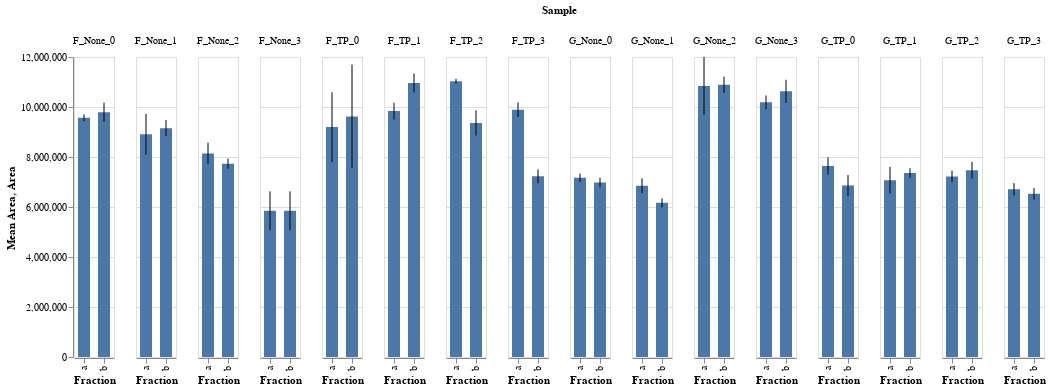

Notebook code for this chart:
### Code cell
# compare His in all samples to look for aberrations

data = pd.concat([fdf[fdf.Identity=="Histidine"], gdf[gdf.Identity=="Histidine"]])

bars = alt.Chart().mark_bar(size=12).encode(
    x="Fraction:O",
    y=alt.Y("mean(Area):Q", title="Mean Area")
)

error_bars = alt.Chart().mark_errorbar(extent="stdev").encode(
    x="Fraction:O",
    y="Area:Q",
)

alt.layer(bars, error_bars, data=data).facet(
    column="Sample:O"
)

### Figure 1 — Vega-Lite specification as saved in the notebook (floating-point values rounded to 4 significant figures)
{"config": {"view": {"continuousWidth": 400, "continuousHeight": 300}}, "data": {"name": "data-9bcd38e84a9227dcd95ccf1ac9ad7719"}, "facet": {"column": {"type": "ordinal", "field": "Sample"}}, "spec": {"layer": [{"mark": {"type": "bar", "size": 12}, "encoding": {"x": {"type": "ordinal", "field": "Fraction"}, "y": {"type": "quantitative", "aggregate": "mean", "field": "Area", "title": "Mean Area"}}}, {"mark": {"type": "errorbar", "extent": "stdev"}, "encoding": {"x": {"type": "ordinal", "field": "Fraction"}, "y": {"type": "quantitative", "field": "Area"}}}]}, "$schema": "https://vega.github.io/schema/vega-lite/v4.0.2.json", "datasets": {"data-9bcd38e84a9227dcd95ccf1ac9ad7719": [{"Sample": "F_None_0", "Fraction": "a", "Run": "run1", "Identity": "Histidine", "Area": 9551000.0, "Apex RT": 1.02, "Area Ratio": 1.0, "Concentration": 0.001, "Corrected Concentration": 0.001}, {"Sample": "F_None_0", "Fraction": "a", "Run": "run2", "Identity": "Histidine", "Area": 9445000.0, "Apex RT": 1.0, "Area Ratio": 1.0, "Concentration": 0.001, "Corrected Concentration": 0.001}, {"Sample": "F_None_0", "Fraction": "a", "Run": "run3", "Identity": "Histidine", "Area": 9715000.0, "Apex RT": 1.01, "Area Ratio": 1.0, "Concentration": 0.001, "Corrected Concentration": 0.001}, {"Sample": "F_None_0", "Fraction": "b", "Run": "run1", "Identity": "Histidine", "Area": 9889000.0, "Apex RT": 1.01, "Area Ratio": 1.0, "Concentration": 0.001, "Corrected Concentration": 0.001}, {"Sample": "F_None_0", "Fraction": "b", "Run": "run2", "Identity": "Histidine", "Area": 9375000.0, "Apex RT": 1.0, "Area Ratio": 1.0, "Concentration": 0.001, "Corrected Concentration": 0.001}, {"Sample": "F_None_0", "Fraction": "b", "Run": "run3", "Identity": "Histidine", "Area": 10120000.0, "Apex RT": 1.0, "Area Ratio": 1.0, "Concentration": 0.001, "Corrected Concentration": 0.001}, {"Sample": "F_None_1", "Fraction": "a", "Run": "run1", "Identity": "Histidine", "Area": 8067000.0, "Apex RT": 0.97, "Area Ratio": 1.0, "Concentration": 0.001, "Corrected Concentration": 0.001}, {"Sample": "F_None_1", "Fraction": "a", "Run": "run2", "Identity": "Histidine", "Area": 8953000.0, "Apex RT": 0.99, "Area Ratio": 1.0, "Concentration": 0.001, "Corrected Concentration": 0.001}, {"Sample": "F_None_1", "Fraction": "a", "Run": "run3", "Identity": "Histidine", "Area": 9700000.0, "Apex RT": 0.99, "Area Ratio": 1.0, "Concentration": 0.001, "Corrected Concentration": 0.001}, {"Sample": "F_None_1", "Fraction": "b", "Run": "run1", "Identity": "Histidine", "Area": 8924000.0, "Apex RT": 0.99, "Area Ratio": 1.0, "Concentration": 0.001, "Corrected Concentration": 0.001}, {"Sample": "F_None_1", "Fraction": "b", "Run": "run2", "Identity": "Histidine", "Area": 9016000.0, "Apex RT": 0.98, "Area Ratio": 1.0, "Concentration": 0.001, "Corrected Concentration": 0.001}, {"Sample": "F_None_1", "Fraction": "b", "Run": "run3", "Identity": "Histidine", "Area": 9524000.0, "Apex RT": 0.98, "Area Ratio": 1.0, "Concentration": 0.001, "Corrected Concentration": 0.001}, {"Sample": "F_None_2", "Fraction": "a", "Run": "run1", "Identity": "Histidine", "Area": 8627000.0, "Apex RT": 0.99, "Area Ratio": 1.0, "Concentration": 0.001, "Corrected Concentration": 0.001}, {"Sample": "F_None_2", "Fraction": "a", "Run": "run2", "Identity": "Histidine", "Area": 7786000.0, "Apex RT": 0.97, "Area Ratio": 1.0, "Concentration": 0.001, "Corrected Concentration": 0.001}, {"Sample": "F_None_2", "Fraction": "a", "Run": "run3", "Identity": "Histidine", "Area": 8008000.0, "Apex RT": 0.97, "Area Ratio": 1.0, "Concentration": 0.001, "Corrected Concentration": 0.001}, {"Sample": "F_None_2", "Fraction": "b", "Run": "run1", "Identity": "Histidine", "Area": 7891000.0, "Apex RT": 0.98, "Area Ratio": 1.0, "Concentration": 0.001, "Corrected Concentration": 0.001}, {"Sample": "F_None_2", "Fraction": "b", "Run": "run2", "Identity": "Histidine", "Area": 7501000.0, "Apex RT": 0.96, "Area Ratio": 1.0, "Concentration": 0.001, "Corrected Concentration": 0.001}, {"Sample": "F_None_2", "Fraction": "b", "Run": "run3", "Identity": "Histidine", "Area": 7798000.0, "Apex RT": 0.97, "Area Ratio": 1.0, "Concentration": 0.001, "Corrected Concentration": 0.001}, {"Sample": "F_None_3", "Fraction": "a", "Run": "run1", "Identity": "Histidine", "Area": 5135000.0, "Apex RT": 0.91, "Area Ratio": 1.0, "Concentration": 0.001, "Corrected Concentration": 0.001}, {"Sample": "F_None_3", "Fraction": "a", "Run": "run2", "Identity": "Histidine", "Area": 5736000.0, "Apex RT": 0.93, "Area Ratio": 1.0, "Concentration": 0.001, "Corrected Concentration": 0.001}, {"Sample": "F_None_3", "Fraction": "a", "Run": "run3", "Identity": "Histidine", "Area": 6677000.0, "Apex RT": 0.94, "Area Ratio": 1.0, "Concentration": 0.001, "Corrected Concentration": 0.001}, {"Sample": "F_None_3", "Fraction": "b", "Run": "run1", "Identity": "Histidine", "Area": 5135000.0, "Apex RT": 0.91, "Area Ratio": 1.0, "Concentration": 0.001, "Corrected Concentration": 0.001}, {"Sample": "F_None_3", "Fraction": "b", "Run": "run2", "Identity": "Histidine", "Area": 5736000.0, "Apex RT": 0.93, "Area Ratio": 1.0, "Concentration": 0.001, "Corrected Concentration": 0.001}, {"Sample": "F_None_3", "Fraction": "b", "Run": "run3", "Identity": "Histidine", "Area": 6677000.0, "Apex RT": 0.94, "Area Ratio": 1.0, "Concentration": 0.001, "Corrected Concentration": 0.001}, {"Sample": "F_TP_0", "Fraction": "a", "Run": "run1", "Identity": "Histidine", "Area": 7667000.0, "Apex RT": 0.97, "Area Ratio": 1.0, "Concentration": 0.001, "Corrected Concentration": 0.001}, {"Sample": "F_TP_0", "Fraction": "a", "Run": "run2", "Identity": "Histidine", "Area": 9520000.0, "Apex RT": 0.99, "Area Ratio": 1.0, "Concentration": 0.001, "Corrected Concentration": 0.001}, {"Sample": "F_TP_0", "Fraction": "a", "Run": "run3", "Identity": "Histidine", "Area": 10400000.0, "Apex RT": 0.99, "Area Ratio": 1.0, "Concentration": 0.001, "Corrected Concentration": 0.001}, {"Sample": "F_TP_0", "Fraction": "b", "Run": "run1", "Identity": "Histidine", "Area": 7234000.0, "Apex RT": 0.97, "Area Ratio": 1.0, "Concentration": 0.001, "Corrected Concentration": 0.001}, {"Sample": "F_TP_0", "Fraction": "b", "Run": "run2", "Identity": "Histidine", "Area": 10680000.0, "Apex RT": 1.0, "Area Ratio": 1.0, "Concentration": 0.001, "Corrected Concentration": 0.001}, {"Sample": "F_TP_0", "Fraction": "b", "Run": "run3", "Identity": "Histidine", "Area": 10960000.0, "Apex RT": 0.99, "Area Ratio": 1.0, "Concentration": 0.001, "Corrected Concentration": 0.001}, {"Sample": "F_TP_1", "Fraction": "a", "Run": "run1", "Identity": "Histidine", "Area": 9451000.0, "Apex RT": 1.0, "Area Ratio": 1.0, "Concentration": 0.001, "Corrected Concentration": 0.001}, {"Sample": "F_TP_1", "Fraction": "a", "Run": "run2", "Identity": "Histidine", "Area": 10020000.0, "Apex RT": 0.99, "Area Ratio": 1.0, "Concentration": 0.001, "Corrected Concentration": 0.001}, {"Sample": "F_TP_1", "Fraction": "a", "Run": "run3", "Identity": "Histidine", "Area": 10030000.0, "Apex RT": 0.98, "Area Ratio": 1.0, "Concentration": 0.001, "Corrected Concentration": 0.001}, {"Sample": "F_TP_1", "Fraction": "b", "Run": "run1", "Identity": "Histidine", "Area": 11320000.0, "Apex RT": 1.02, "Area Ratio": 1.0, "Concentration": 0.001, "Corrected Concentration": 0.001}, {"Sample": "F_TP_1", "Fraction": "b", "Run": "run2", "Identity": "Histidine", "Area": 10570000.0, "Apex RT": 1.0, "Area Ratio": 1.0, "Concentration": 0.001, "Corrected Concentration": 0.001}, {"Sample": "F_TP_1", "Fraction": "b", "Run": "run3", "Identity": "Histidine", "Area": 10990000.0, "Apex RT": 1.0, "Area Ratio": 1.0, "Concentration": 0.001, "Corrected Concentration": 0.001}, {"Sample": "F_TP_2", "Fraction": "a", "Run": "run1", "Identity": "Histidine", "Area": 11140000.0, "Apex RT": 1.02, "Area Ratio": 1.0, "Concentration": 0.001, "Corrected Concentration": 0.001}, {"Sample": "F_TP_2", "Fraction": "a", "Run": "run2", "Identity": "Histidine", "Area": 10960000.0, "Apex RT": 1.0, "Area Ratio": 1.0, "Concentration": 0.001, "Corrected Concentration": 0.001}, {"Sample": "F_TP_2", "Fraction": "a", "Run": "run3", "Identity": "Histidine", "Area": 11000000.0, "Apex RT": 1.0, "Area Ratio": 1.0, "Concentration": 0.001, "Corrected Concentration": 0.001}, {"Sample": "F_TP_2", "Fraction": "b", "Run": "run1", "Identity": "Histidine", "Area": 8785000.0, "Apex RT": 1.01, "Area Ratio": 1.0, "Concentration": 0.001, "Corrected Concentration": 0.001}, {"Sample": "F_TP_2", "Fraction": "b", "Run": "run2", "Identity": "Histidine", "Area": 9568000.0, "Apex RT": 1.0, "Area Ratio": 1.0, "Concentration": 0.001, "Corrected Concentration": 0.001}, {"Sample": "F_TP_2", "Fraction": "b", "Run": "run3", "Identity": "Histidine", "Area": 9727000.0, "Apex RT": 0.99, "Area Ratio": 1.0, "Concentration": 0.001, "Corrected Concentration": 0.001}, {"Sample": "F_TP_3", "Fraction": "a", "Run": "run1", "Identity": "Histidine", "Area": 10210000.0, "Apex RT": 1.0, "Area Ratio": 1.0, "Concentration": 0.001, "Corrected Concentration": 0.001}, {"Sample": "F_TP_3", "Fraction": "a", "Run": "run2", "Identity": "Histidine", "Area": 9632000.0, "Apex RT": 0.98, "Area Ratio": 1.0, "Concentration": 0.001, "Corrected Concentration": 0.001}, {"Sample": "F_TP_3", "Fraction": "a", "Run": "run3", "Identity": "Histidine", "Area": 9840000.0, "Apex RT": 0.98, "Area Ratio": 1.0, "Concentration": 0.001, "Corrected Concentration": 0.001}, {"Sample": "F_TP_3", "Fraction": "b", "Run": "run1", "Identity": "Histidine", "Area": 7545000.0, "Apex RT": 0.96, "Area Ratio": 1.0, "Concentration": 0.001, "Corrected Concentration": 0.001}, {"Sample": "F_TP_3", "Fraction": "b", "Run": "run2", "Identity": "Histidine", "Area": 7028000.0, "Apex RT": 0.94, "Area Ratio": 1.0, "Concentration": 0.001, "Corrected Concentration": 0.001}, {"Sample": "F_TP_3", "Fraction": "b", "Run": "run3", "Identity": "Histidine", "Area": 7106000.0, "Apex RT": 0.94, "Area Ratio": 1.0, "Concentration": 0.001, "Corrected Concentration": 0.001}, {"Sample": "G_None_0", "Fraction": "a", "Run": "run1", "Identity": "Histidine", "Area": 7348000.0, "Apex RT": 1.0, "Area Ratio": 1.0, "Concentration": 0.001, "Corrected Concentration": 0.001}, {"Sample": "G_None_0", "Fraction": "a", "Run": "run2", "Identity": "Histidine", "Area": 7140000.0, "Apex RT": 0.98, "Area Ratio": 1.0, "Concentration": 0.001, "Corrected Concentration": 0.001}, {"Sample": "G_None_0", "Fraction": "a", "Run": "run3", "Identity": "Histidine", "Area": 7012000.0, "Apex RT": 0.98, "Area Ratio": 1.0, "Concentration": 0.001, "Corrected Concentration": 0.001}, {"Sample": "G_None_0", "Fraction": "b", "Run": "run1", "Identity": "Histidine", "Area": 6763000.0, "Apex RT": 0.98, "Area Ratio": 1.0, "Concentration": 0.001, "Corrected Concentration": 0.001}, {"Sample": "G_None_0", "Fraction": "b", "Run": "run2", "Identity": "Histidine", "Area": 7080000.0, "Apex RT": 0.97, "Area Ratio": 1.0, "Concentration": 0.001, "Corrected Concentration": 0.001}, {"Sample": "G_None_0", "Fraction": "b", "Run": "run3", "Identity": "Histidine", "Area": 7109000.0, "Apex RT": 0.98, "Area Ratio": 1.0, "Concentration": 0.001, "Corrected Concentration": 0.001}, {"Sample": "G_None_1", "Fraction": "a", "Run": "run1", "Identity": "Histidine", "Area": 7092000.0, "Apex RT": 0.97, "Area Ratio": 1.0, "Concentration": 0.001, "Corrected Concentration": 0.001}, {"Sample": "G_None_1", "Fraction": "a", "Run": "run2", "Identity": "Histidine", "Area": 6515000.0, "Apex RT": 0.96, "Area Ratio": 1.0, "Concentration": 0.001, "Corrected Concentration": 0.001}, {"Sample": "G_None_1", "Fraction": "a", "Run": "run3", "Identity": "Histidine", "Area": 6940000.0, "Apex RT": 0.96, "Area Ratio": 1.0, "Concentration": 0.001, "Corrected Concentration": 0.001}, {"Sample": "G_None_1", "Fraction": "b", "Run": "run1", "Identity": "Histidine", "Area": 6152000.0, "Apex RT": 0.95, "Area Ratio": 1.0, "Concentration": 0.001, "Corrected Concentration": 0.001}, {"Sample": "G_None_1", "Fraction": "b", "Run": "run2", "Identity": "Histidine", "Area": 6352000.0, "Apex RT": 0.95, "Area Ratio": 1.0, "Concentration": 0.001, "Corrected Concentration": 0.001}, {"Sample": "G_None_1", "Fraction": "b", "Run": "run3", "Identity": "Histidine", "Area": 5992000.0, "Apex RT": 0.95, "Area Ratio": 1.0, "Concentration": 0.001, "Corrected Concentration": 0.001}, {"Sample": "G_None_2", "Fraction": "a", "Run": "run1", "Identity": "Histidine", "Area": 9702000.0, "Apex RT": 0.93, "Area Ratio": 1.0, "Concentration": 0.001, "Corrected Concentration": 0.001}, {"Sample": "G_None_2", "Fraction": "a", "Run": "run2", "Identity": "Histidine", "Area": 10810000.0, "Apex RT": 0.95, "Area Ratio": 1.0, "Concentration": 0.001, "Corrected Concentration": 0.001}, {"Sample": "G_None_2", "Fraction": "a", "Run": "run3", "Identity": "Histidine", "Area": 12010000.0, "Apex RT": 0.96, "Area Ratio": 1.0, "Concentration": 0.001, "Corrected Concentration": 0.001}, {"Sample": "G_None_2", "Fraction": "b", "Run": "run1", "Identity": "Histidine", "Area": 10680000.0, "Apex RT": 0.94, "Area Ratio": 1.0, "Concentration": 0.001, "Corrected Concentration": 0.001}, {"Sample": "G_None_2", "Fraction": "b", "Run": "run2", "Identity": "Histidine", "Area": 10720000.0, "Apex RT": 0.94, "Area Ratio": 1.0, "Concentration": 0.001, "Corrected Concentration": 0.001}, {"Sample": "G_None_2", "Fraction": "b", "Run": "run3", "Identity": "Histidine", "Area": 11260000.0, "Apex RT": 0.94, "Area Ratio": 1.0, "Concentration": 0.001, "Corrected Concentration": 0.001}, {"Sample": "G_None_3", "Fraction": "a", "Run": "run1", "Identity": "Histidine", "Area": 10420000.0, "Apex RT": 0.95, "Area Ratio": 1.0, "Concentration": 0.001, "Corrected Concentration": 0.001}, {"Sample": "G_None_3", "Fraction": "a", "Run": "run2", "Identity": "Histidine", "Area": 9884000.0, "Apex RT": 0.94, "Area Ratio": 1.0, "Concentration": 0.001, "Corrected Concentration": 0.001}, {"Sample": "G_None_3", "Fraction": "a", "Run": "run3", "Identity": "Histidine", "Area": 10260000.0, "Apex RT": 0.94, "Area Ratio": 1.0, "Concentration": 0.001, "Corrected Concentration": 0.001}, {"Sample": "G_None_3", "Fraction": "b", "Run": "run1", "Identity": "Histidine", "Area": 11150000.0, "Apex RT": 0.96, "Area Ratio": 1.0, "Concentration": 0.001, "Corrected Concentration": 0.001}, {"Sample": "G_None_3", "Fraction": "b", "Run": "run2", "Identity": "Histidine", "Area": 10250000.0, "Apex RT": 0.94, "Area Ratio": 1.0, "Concentration": 0.001, "Corrected Concentration": 0.001}, {"Sample": "G_None_3", "Fraction": "b", "Run": "run3", "Identity": "Histidine", "Area": 10480000.0, "Apex RT": 0.94, "Area Ratio": 1.0, "Concentration": 0.001, "Corrected Concentration": 0.001}, {"Sample": "G_TP_0", "Fraction": "a", "Run": "run1", "Identity": "Histidine", "Area": 7355000.0, "Apex RT": 0.98, "Area Ratio": 1.0, "Concentration": 0.001, "Corrected Concentration": 0.001}, {"Sample": "G_TP_0", "Fraction": "a", "Run": "run2", "Identity": "Histidine", "Area": 7542000.0, "Apex RT": 0.98, "Area Ratio": 1.0, "Concentration": 0.001, "Corrected Concentration": 0.001}, {"Sample": "G_TP_0", "Fraction": "a", "Run": "run3", "Identity": "Histidine", "Area": 8025000.0, "Apex RT": 0.98, "Area Ratio": 1.0, "Concentration": 0.001, "Corrected Concentration": 0.001}, {"Sample": "G_TP_0", "Fraction": "b", "Run": "run1", "Identity": "Histidine", "Area": 6690000.0, "Apex RT": 0.97, "Area Ratio": 1.0, "Concentration": 0.001, "Corrected Concentration": 0.001}, {"Sample": "G_TP_0", "Fraction": "b", "Run": "run2", "Identity": "Histidine", "Area": 6544000.0, "Apex RT": 0.96, "Area Ratio": 1.0, "Concentration": 0.001, "Corrected Concentration": 0.001}, {"Sample": "G_TP_0", "Fraction": "b", "Run": "run3", "Identity": "Histidine", "Area": 7337000.0, "Apex RT": 0.98, "Area Ratio": 1.0, "Concentration": 0.001, "Corrected Concentration": 0.001}, {"Sample": "G_TP_1", "Fraction": "a", "Run": "run1", "Identity": "Histidine", "Area": 6745000.0, "Apex RT": 0.97, "Area Ratio": 1.0, "Concentration": 0.001, "Corrected Concentration": 0.001}, {"Sample": "G_TP_1", "Fraction": "a", "Run": "run2", "Identity": "Histidine", "Area": 6731000.0, "Apex RT": 0.97, "Area Ratio": 1.0, "Concentration": 0.001, "Corrected Concentration": 0.001}, {"Sample": "G_TP_1", "Fraction": "a", "Run": "run3", "Identity": "Histidine", "Area": 7460000.0, "Apex RT": 0.96, "Area Ratio": 1.0, "Concentration": 0.001, "Corrected Concentration": 0.001}, {"Sample": "G_TP_1", "Fraction": "a", "Run": "run4", "Identity": "Histidine", "Area": 7807000.0, "Apex RT": 0.97, "Area Ratio": 1.0, "Concentration": 0.001, "Corrected Concentration": 0.001}, {"Sample": "G_TP_1", "Fraction": "a", "Run": "run5", "Identity": "Histidine", "Area": 6615000.0, "Apex RT": 0.99, "Area Ratio": 1.0, "Concentration": 0.001, "Corrected Concentration": 0.001}, {"Sample": "G_TP_1", "Fraction": "b", "Run": "run1", "Identity": "Histidine", "Area": 7419000.0, "Apex RT": 1.0, "Area Ratio": 1.0, "Concentration": 0.001, "Corrected Concentration": 0.001}, {"Sample": "G_TP_1", "Fraction": "b", "Run": "run2", "Identity": "Histidine", "Area": 7141000.0, "Apex RT": 0.99, "Area Ratio": 1.0, "Concentration": 0.001, "Corrected Concentration": 0.001}, {"Sample": "G_TP_1", "Fraction": "b", "Run": "run3", "Identity": "Histidine", "Area": 7510000.0, "Apex RT": 0.99, "Area Ratio": 1.0, "Concentration": 0.001, "Corrected Concentration": 0.001}, {"Sample": "G_TP_2", "Fraction": "a", "Run": "run1", "Identity": "Histidine", "Area": 7082000.0, "Apex RT": 0.99, "Area Ratio": 1.0, "Concentration": 0.001, "Corrected Concentration": 0.001}, {"Sample": "G_TP_2", "Fraction": "a", "Run": "run2", "Identity": "Histidine", "Area": 7091000.0, "Apex RT": 0.97, "Area Ratio": 1.0, "Concentration": 0.001, "Corrected Concentration": 0.001}, {"Sample": "G_TP_2", "Fraction": "a", "Run": "run3", "Identity": "Histidine", "Area": 7496000.0, "Apex RT": 0.98, "Area Ratio": 1.0, "Concentration": 0.001, "Corrected Concentration": 0.001}, {"Sample": "G_TP_2", "Fraction": "b", "Run": "run1", "Identity": "Histidine", "Area": 7779000.0, "Apex RT": 0.99, "Area Ratio": 1.0, "Concentration": 0.001, "Corrected Concentration": 0.001}, {"Sample": "G_TP_2", "Fraction": "b", "Run": "run2", "Identity": "Histidine", "Area": 7119000.0, "Apex RT": 0.96, "Area Ratio": 1.0, "Concentration": 0.001, "Corrected Concentration": 0.001}, {"Sample": "G_TP_2", "Fraction": "b", "Run": "run3", "Identity": "Histidine", "Area": 7517000.0, "Apex RT": 0.97, "Area Ratio": 1.0, "Concentration": 0.001, "Corrected Concentration": 0.001}, {"Sample": "G_TP_3", "Fraction": "a", "Run": "run1", "Identity": "Histidine", "Area": 6586000.0, "Apex RT": 0.95, "Area Ratio": 1.0, "Concentration": 0.001, "Corrected Concentration": 0.001}, {"Sample": "G_TP_3", "Fraction": "a", "Run": "run2", "Identity": "Histidine", "Area": 6547000.0, "Apex RT": 0.95, "Area Ratio": 1.0, "Concentration": 0.001, "Corrected Concentration": 0.001}, {"Sample": "G_TP_3", "Fraction": "a", "Run": "run3", "Identity": "Histidine", "Area": 6992000.0, "Apex RT": 0.95, "Area Ratio": 1.0, "Concentration": 0.001, "Corrected Concentration": 0.001}, {"Sample": "G_TP_3", "Fraction": "b", "Run": "run1", "Identity": "Histidine", "Area": 6474000.0, "Apex RT": 0.96, "Area Ratio": 1.0, "Concentration": 0.001, "Corrected Concentration": 0.001}, {"Sample": "G_TP_3", "Fraction": "b", "Run": "run2", "Identity": "Histidine", "Area": 6323000.0, "Apex RT": 0.95, "Area Ratio": 1.0, "Concentration": 0.001, "Corrected Concentration": 0.001}, {"Sample": "G_TP_3", "Fraction": "b", "Run": "run3", "Identity": "Histidine", "Area": 6778000.0, "Apex RT": 0.95, "Area Ratio": 1.0, "Concentration": 0.001, "Corrected Concentration": 0.001}]}}
